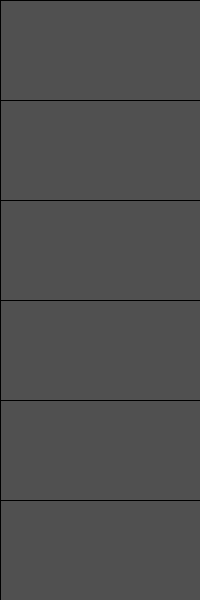
Frame 1 (no input)
Frame 60 (the mouse pressed at the canvas centre just before this capture): identical to frame 1, image omitted
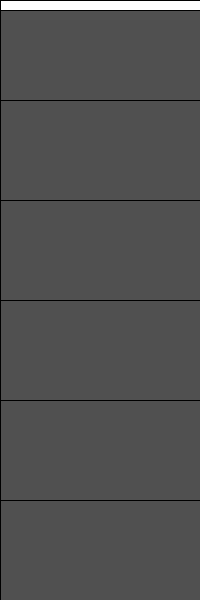
Frame 120 (the mouse held since frame 60 and released just before this capture)

The Processing sketch that drew these frames (run headless with seeded random() and noise(); from frame 60 on, the mouse is pressed at the canvas centre):

// Processing sketch: processing_60059
// ── processing_60059.pde

void setup() {
size(200,600);
background(255);
noCursor();
frameRate(10);
}

void draw() {
  
  fill(255,120);
  rect(0,0,width,height);
  fill(80);
  rect(0,mouseY,200,600-mouseY);
  
  if(mousePressed) {
    
    fill(80);
    rect(0,10,width,height-10);
  }
  
  line(0,100,200,100);
  line(0,200,200,200);
  line(0,300,200,300);
  line(0,400,200,400);
  line(0,500,200,500);
}
